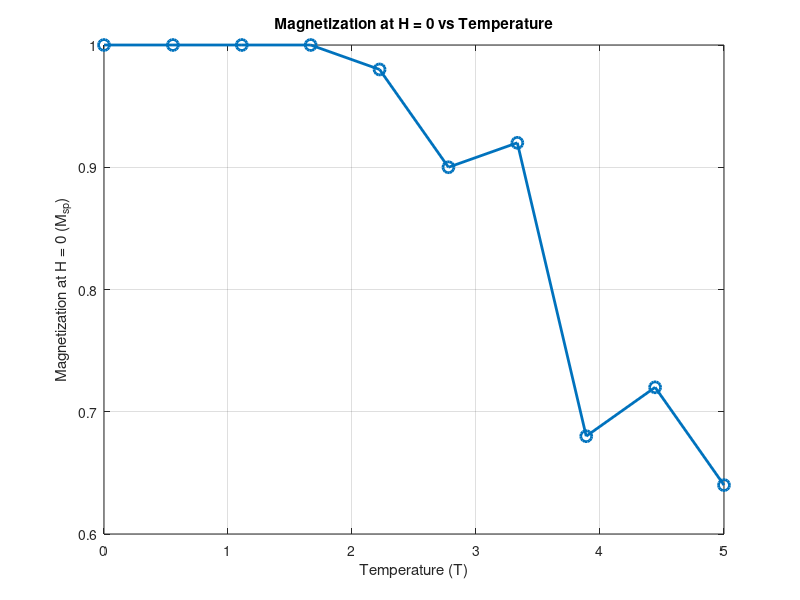

This chart was generated by the following MATLAB code:
% TEMPERATURE VARIANCE AND MAGNETIZATION

clear all
close all;
tic;

% Parameters
L_rows = 10; % Number of rows in lattice
L_cols = 10; % Number of columns in lattice
J = 1; % Interaction energy (positive for ferromagnetic material)
H_vals = linspace(0, 10, 100); % Range of external magnetic field (0 to 10)
steps_per_H = 50; % Monte Carlo steps for each H value
T_vals = linspace(0, 5, 10); % Temperature range from 0 to 3

n = 20; % For progress bar
M_sp = zeros(1, length(T_vals)); % Initialize temperature vs. M_sp plot
steps = length(T_vals);

% Loop over different temperatures
for temp_idx = 1:steps
    T = T_vals(temp_idx); % Current temperature
    disp(['Running for T = ', num2str(T)]);
    
    % Display progress bar
    numHashtags = floor((temp_idx / steps) * n);
    displayString = [repmat('#', 1, numHashtags), repmat(' ', 1, n - numHashtags)];
    fprintf('[%s]\n', displayString);
    
    % Initialize spin lattice with random spins (-1 or +1)
    spin_lattice = 2 * (randi([0, 1], L_rows, L_cols)) - 1;
    
    % Monte Carlo simulation for forward field sweep (0 to 10)
    magnetization = zeros(1, length(H_vals));
    for h = 1:length(H_vals)
        H = H_vals(h); % Current magnetic field
        for step = 1:steps_per_H
        
            % Choose a random spin to flip
            i = randi(L_rows);
            j = randi(L_cols);
            % Calculate energy difference (dE) if this spin is flipped
            S = spin_lattice(i, j);
            neighbors = spin_lattice(mod(i, L_rows) + 1, j) + spin_lattice(mod(i - 2, L_rows) + 1, j) + ...
                        spin_lattice(i, mod(j, L_cols) + 1) + spin_lattice(i, mod(j - 2, L_cols) + 1);
            dE = 2 * S * (J * neighbors + H);
            
            % Metropolis condition
            if dE < 0 || rand() < exp(-dE / T)
                spin_lattice(i, j) = -S;
            end
        end
        magnetization(h) = mean(spin_lattice(:));
    end
    
    % Reverse the field sweep: H goes from 10 to 0
    H_vals_back = linspace(10, 0, 10);
    magnetization_back = zeros(1, length(H_vals_back));
    spin_lattice_back = spin_lattice; % Start reverse sweep with final lattice state
    for h = 1:length(H_vals_back)
        H = H_vals_back(h);
        for step = 1:steps_per_H
            i = randi(L_rows);
            j = randi(L_cols);
            S = spin_lattice_back(i, j);
            neighbors = spin_lattice_back(mod(i, L_rows) + 1, j) + spin_lattice_back(mod(i - 2, L_rows) + 1, j) + ...
                        spin_lattice_back(i, mod(j, L_cols) + 1) + spin_lattice_back(i, mod(j - 2, L_cols) + 1);
            dE = 2 * S * (J * neighbors + H);
            if dE < 0 || rand() < exp(-dE / T)
                spin_lattice_back(i, j) = -S;
            end
        end
        magnetization_back(h) = mean(spin_lattice_back(:));
    end
    
    % Store final magnetization after reverse sweep
    M_sp(temp_idx) = magnetization_back(end);
end

% Plot M_sp vs temperature to find critical temperature
figure;
plot(T_vals, M_sp, 'o-', 'LineWidth', 2, 'MarkerSize', 8);
xlabel('Temperature (T)');
ylabel('Magnetization at H = 0 (M_{sp})');
title('Magnetization at H = 0 vs Temperature');
grid on;
toc;
